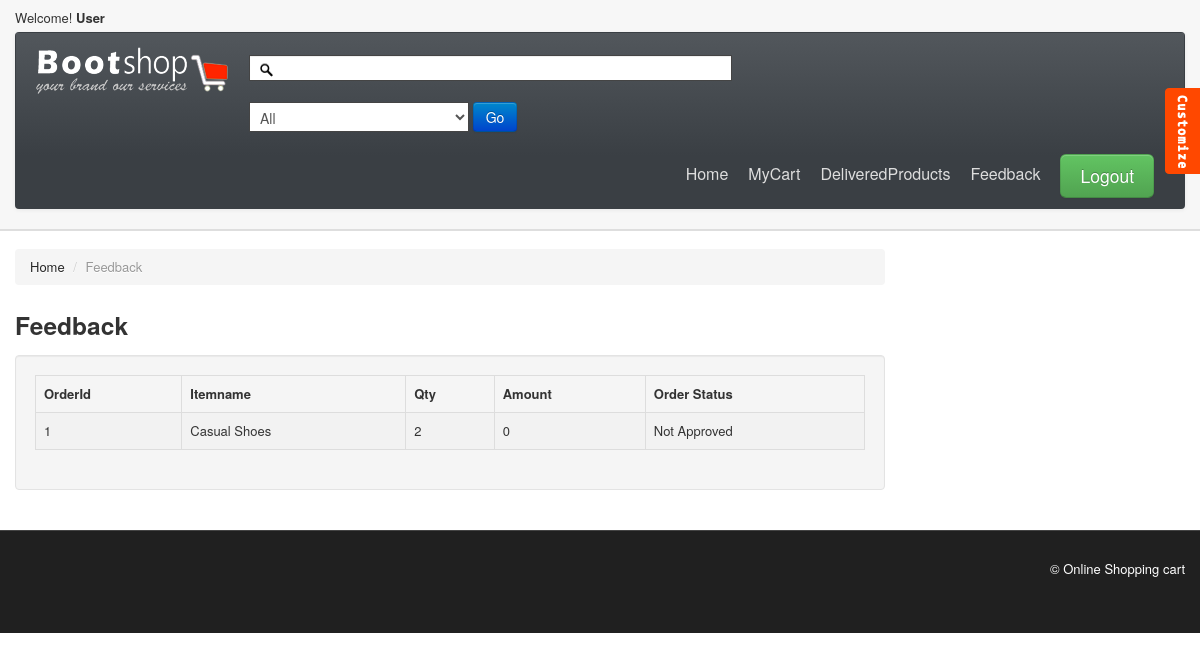
Screenshot of /user/orders.php (signed in) with the database file from the repository.
### tables this page shows
CREATE TABLE IF NOT EXISTS `order` (
  `oid` int(11) NOT NULL,
  `itemid` int(11) NOT NULL,
  `uid` text NOT NULL,
  `name` text NOT NULL,
  `address` text NOT NULL,
  `phno` text NOT NULL,
  `itemname` text NOT NULL,
  `qty` text NOT NULL,
  `amount` text NOT NULL,
  `ostatus` int(11) NOT NULL,
  `pstatus` int(11) NOT NULL
);

### user/orders.php (the view, shortened to what this page needs)
<!DOCTYPE html>
<html lang="en">
  <head>
    <link id="callCss" rel="stylesheet" href="themes/bootshop/bootstrap.min.css" media="screen"/>
    <link href="themes/css/base.css" rel="stylesheet" media="screen"/>
	<link href="themes/css/bootstrap-responsive.min.css" rel="stylesheet"/>
	<link href="themes/css/font-awesome.css" rel="stylesheet" type="text/css">
	<link href="themes/js/google-code-prettify/prettify.css" rel="stylesheet"/>
  </head>
<body>
<?php include 'head.php';?>
<div id="mainBody">
	<div class="container">
	<div class="row">
	<div class="span9">
    <ul class="breadcrumb">
		<li><a href="index.php">Home</a> <span class="divider">/</span></li>
		<li class="active">Feedback </li>
    </ul>
	<h3> Feedback</h3>
	<div class="well">
	<form action="" method="POST"class="form-horizontal" >
	 <div class="titlepage text_align_left">
                   <?php
	include 'dbconnect.php';
	$username=$_SESSION['username'];
	$sql="SELECT *
FROM `order`
WHERE ostatus !=4 and uid='$username'";
	$data=mysql_query($sql,$con);
	?>
	<html><head><title></title></head><body>
	<div style="overflow-x:auto;">
<table border="2">
<tr><th>OrderId</th><th>Itemname</th><th>Qty</th><th>Amount</th><th>Order Status</th></tr>
<?php
while($row=mysql_fetch_array($data)){
	echo "<tr><td>$row[oid]</td><td>$row[itemname]</td><td>$row[qty]</td><td>$row[amount]</td>";
	if($row['ostatus']==0)
  {
		echo "<td>Not Approved</td>";
  }
	echo "</tr>";
}
?>
</table>
                  </div>
               </div>
	</form>
</div>
</div>
</div>
</div>
</div>
	<?php include'footer.php';?>
<link rel="stylesheet" href="themes/switch/themeswitch.css" type="text/css" media="screen" />
<span id="themesBtn"></span>
</body>
</html>

### user/themes/css/base.css (style rules this page uses)
#mainBody { border-top:2px solid #dedede; padding-top: 18px; }

### user/themes/switch/themeswitch.css (style rules this page uses)
#themesBtn { height: 86px;background: url(images/styleTgl.png) no-repeat 0 0;position: fixed;top: 88px;right: 0;width: 35px; }

### user/orders.php (style rules this page uses)
table { border-collapse: collapse; border-spacing: 0; width: 100%; border: 1px solid #ddd; }
th, td { text-align: left; padding: 8px; }
tr:nth-child(even) { background-color: #f2f2f2 }

### rows the page displays
order: oid "1", itemname "Casual Shoes", qty "2", amount "0", ostatus "Not Approved"
